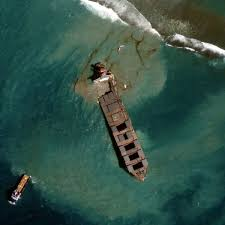
#> input picture backend/temp.jpg, 225 x 225 px
$ python -i feature_extraction.py   (imports and definitions only)
#> lines starting #> are read from the running program, lines starting #| are printed output that depends on the picture; after the words box and inside, x2 and y2 are one past the last pixel; in counts of white or black regions, pixels touching at a corner belong together
import cv2
import numpy as np

def extract_features(image_path):
#> called with image_path = '../temp.jpg'
    img = cv2.imread(image_path)
#> img is the input picture: shape (225, 225, 3); mean B, G, R 72.4, 82.7, 51.6
    img = cv2.resize(img, (256, 256))
#> img: shape (256, 256, 3)
    gray = cv2.cvtColor(img, cv2.COLOR_BGR2GRAY)
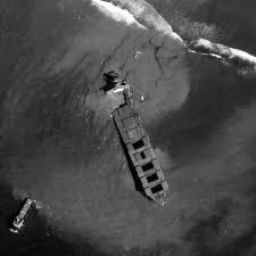
#> gray: shape (256, 256); min 1, max 255, mean 72.1

    # Color feature
    mean_color = np.mean(img)
#> mean_color = 68.78

    # Edge feature
    edges = cv2.Canny(gray, 100, 200)
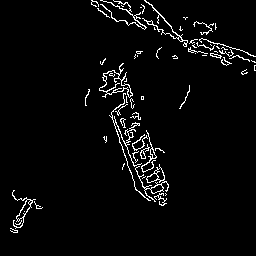
#> edges: shape (256, 256); 3.5% white in thin lines or dots, all inside (x1, y1, x2, y2) = (10, 0, 256, 233)
    edge_density = np.sum(edges) / edges.size
#> edge_density = 8.96

    # Texture feature
    texture = np.var(gray)
#> texture = 1044

    return [mean_color, edge_density, texture]

>>> result = extract_features('../temp.jpg')
#> result = [68.78, 8.96, 1044]
